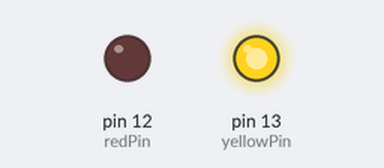
Recording of a sketch running on a simulated Arduino Uno, built with avr-gcc and run on an emulated ATmega328P. Shown: output pins drawn as LEDs (lit = HIGH).

Above: at 0.2 s.
At 5.2 s:
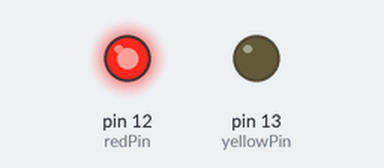
At 9.7 s:
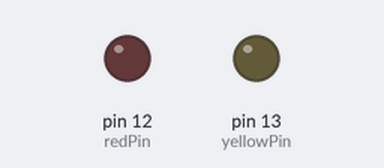
Timing chart, 0 to 10.4 s (numbered marks = the images above):
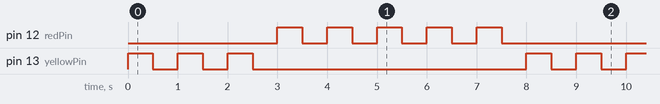

Measured:
- by itself, pin 12 (redPin): repeats every 8.0 s: 4 × (LOW 0.50 s, HIGH 0.50 s), LOW 3.5 s, HIGH 0.50 s
- by itself, pin 13 (yellowPin): repeats every 8.0 s: 2 × (LOW 0.50 s, HIGH 0.50 s), LOW 5.5 s, HIGH 0.50 s
- by itself, everything shown: repeats every 8.0 s, in 16 steps

The sketch:

ciclo-for_class15.ino
```cpp
int yellowPin = 13;
int redPin = 12;
int dt = 500;
int yellowBlink = 3;
int redBlink = 5;
int i;  //no entiendo por que la declaramos aqui si la podemos declarar en el for, ademas esto no dañaria otros ciclos for?

void setup() {
  pinMode(yellowPin, OUTPUT);
  pinMode(redPin, OUTPUT);
}

void loop() {
  for (i = 0; i < yellowBlink; i = i + 1) {  //checar si pueso usar i++ envesde i=i+1
    digitalWrite(yellowPin, HIGH);
    delay(dt);
    digitalWrite(yellowPin, LOW);
    delay(dt);
  }
  for(i=0; i < redBlink; i++){//al parecer si se puede, y tambien se ahorro el int para declarar a i como 0, vale la pena? no se pero cuenta
  digitalWrite(redPin, HIGH);
  delay(dt);
  digitalWrite(redPin, LOW);
  delay(dt);
  }


}
```
